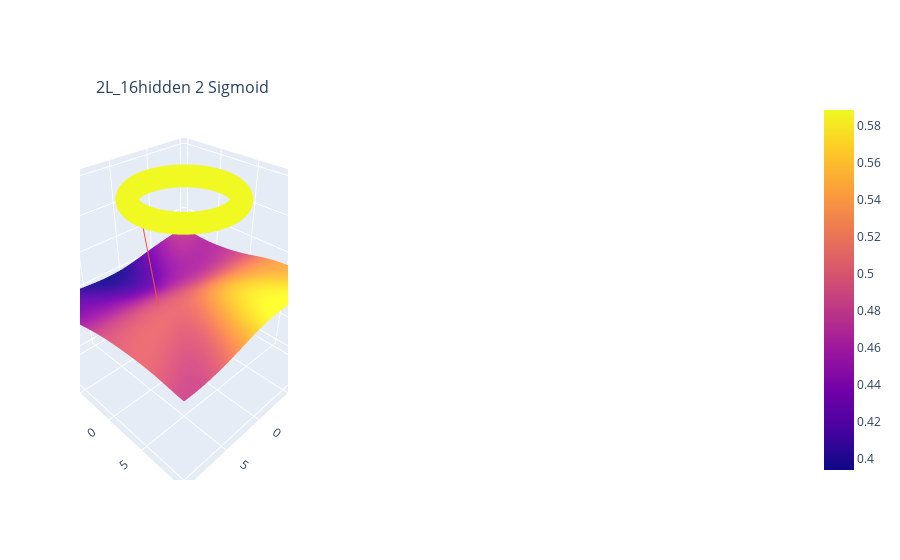

This figure's notebook cell:
### Markdown cell above
#  Loss + Optimizer

### Code cell
from time import sleep
from IPython import display
import pandas as pd
import matplotlib.pyplot as plt

n_models = 1 #modelConfigurations.__len__() 

def datapoint_dataframe():
    X_np = X[:,0].numpy()
    Y_np = X[:,1].numpy()
    Z_np = Y[:,0].numpy()
    data = {'X': X_np, 'Y': Y_np, 'Z': Z_np}
    df = pd.DataFrame(data)
    return df

df = datapoint_dataframe()

losses = []
accuracies=[]
epochs = 500

for i in range(n_models):
    model = modelConfigurations[i]['model']
    print(f"Satarting Model {i} {model}")
    
    criteria =  nn.BCELoss()
    optimizer = torch.optim.Adam(model.parameters(),lr=0.001)

    for epoch in range(epochs):
        optimizer.zero_grad()
        ouput = model(X)
        loss = criteria(ouput,Y.float())
       
        loss.backward()
        optimizer.step()

        # Saving data points
        accuracy = (sum(abs(ouput - (Y.float())) < 0.5 ))/len(ouput)*100
        print(f" accuracy {accuracy}")
        plotAllModels(modelsConfigurations=[modelConfigurations[0]], dataframe=df)
        
      
        sleep(0.8)
        if epoch != epochs-1:
            display.clear_output(wait=True)
        accuracies.append(accuracy)
        losses.append(loss.item())
        print(f" epoch {epoch} loss : {loss.item()}")
        print(f" epoch {epoch} accuracy : {accuracy}")

print("OutSide the Loop")


# plt.figure(figsize=(400,400))
# plt.subplot(1,2,1)
# plt.title('Accuracy vs  epoch')
# plt.plot(accuracies)
# plt.subplot(1,2,2)
# plt.title('Loss vs  epoch')
# plt.plot(losses)

# plt.show()

### Figure 1 — Plotly figure (JSON) as saved in the notebook; plotly's stock layout.template omitted (floating-point values rounded to 4 significant figures; data arrays with more than 128 entries replaced by an {"elided": "..."} marker saying what was removed)
{"data": [{"scene": "scene", "type": "surface", "x": [-10, -9.798, -9.596, -9.394, -9.192, -8.99, -8.788, -8.586, -8.384, -8.182, -7.98, -7.778, -7.576, -7.374, -7.172, -6.97, -6.768, -6.566, -6.364, -6.162, -5.96, -5.758, -5.556, -5.354, -5.152, -4.949, -4.747, -4.545, -4.343, -4.141, -3.939, -3.737, -3.535, -3.333, -3.131, -2.929, -2.727, -2.525, -2.323, -2.121, -1.919, -1.717, -1.515, -1.313, -1.111, -0.9091, -0.7071, -0.5051, -0.303, -0.101, 0.101, 0.303, 0.5051, 0.7071, 0.9091, 1.111, 1.313, 1.515, 1.717, 1.919, 2.121, 2.323, 2.525, 2.727, 2.929, 3.131, 3.333, 3.535, 3.737, 3.939, 4.141, 4.343, 4.545, 4.747, 4.949, 5.152, 5.354, 5.556, 5.758, 5.96, 6.162, 6.364, 6.566, 6.768, 6.97, 7.172, 7.374, 7.576, 7.778, 7.98, 8.182, 8.384, 8.586, 8.788, 8.99, 9.192, 9.394, 9.596, 9.798, 10], "y": [-10, -9.798, -9.596, -9.394, -9.192, -8.99, -8.788, -8.586, -8.384, -8.182, -7.98, -7.778, -7.576, -7.374, -7.172, -6.97, -6.768, -6.566, -6.364, -6.162, -5.96, -5.758, -5.556, -5.354, -5.152, -4.949, -4.747, -4.545, -4.343, -4.141, -3.939, -3.737, -3.535, -3.333, -3.131, -2.929, -2.727, -2.525, -2.323, -2.121, -1.919, -1.717, -1.515, -1.313, -1.111, -0.9091, -0.7071, -0.5051, -0.303, -0.101, 0.101, 0.303, 0.5051, 0.7071, 0.9091, 1.111, 1.313, 1.515, 1.717, 1.919, 2.121, 2.323, 2.525, 2.727, 2.929, 3.131, 3.333, 3.535, 3.737, 3.939, 4.141, 4.343, 4.545, 4.747, 4.949, 5.152, 5.354, 5.556, 5.758, 5.96, 6.162, 6.364, 6.566, 6.768, 6.97, 7.172, 7.374, 7.576, 7.778, 7.98, 8.182, 8.384, 8.586, 8.788, 8.99, 9.192, 9.394, 9.596, 9.798, 10], "z": {"elided": "100x100 float values"}}, {"marker": {"color": {"elided": "200 int values"}}, "scene": "scene", "type": "scatter3d", "x": {"elided": "200 float values"}, "y": {"elided": "200 float values"}, "z": {"elided": "200 int values"}}], "layout": {"annotations": [{"font": {"size": 16}, "showarrow": false, "text": "2L_16hidden 2 Sigmoid ", "x": 0.1444, "xanchor": "center", "xref": "paper", "y": 1, "yanchor": "bottom", "yref": "paper"}], "scene": {"domain": {"x": [0, 0.2889], "y": [0, 1]}}, "scene2": {"domain": {"x": [0.3556, 0.6444], "y": [0, 1]}}, "scene3": {"domain": {"x": [0.7111, 1], "y": [0, 1]}}}}
